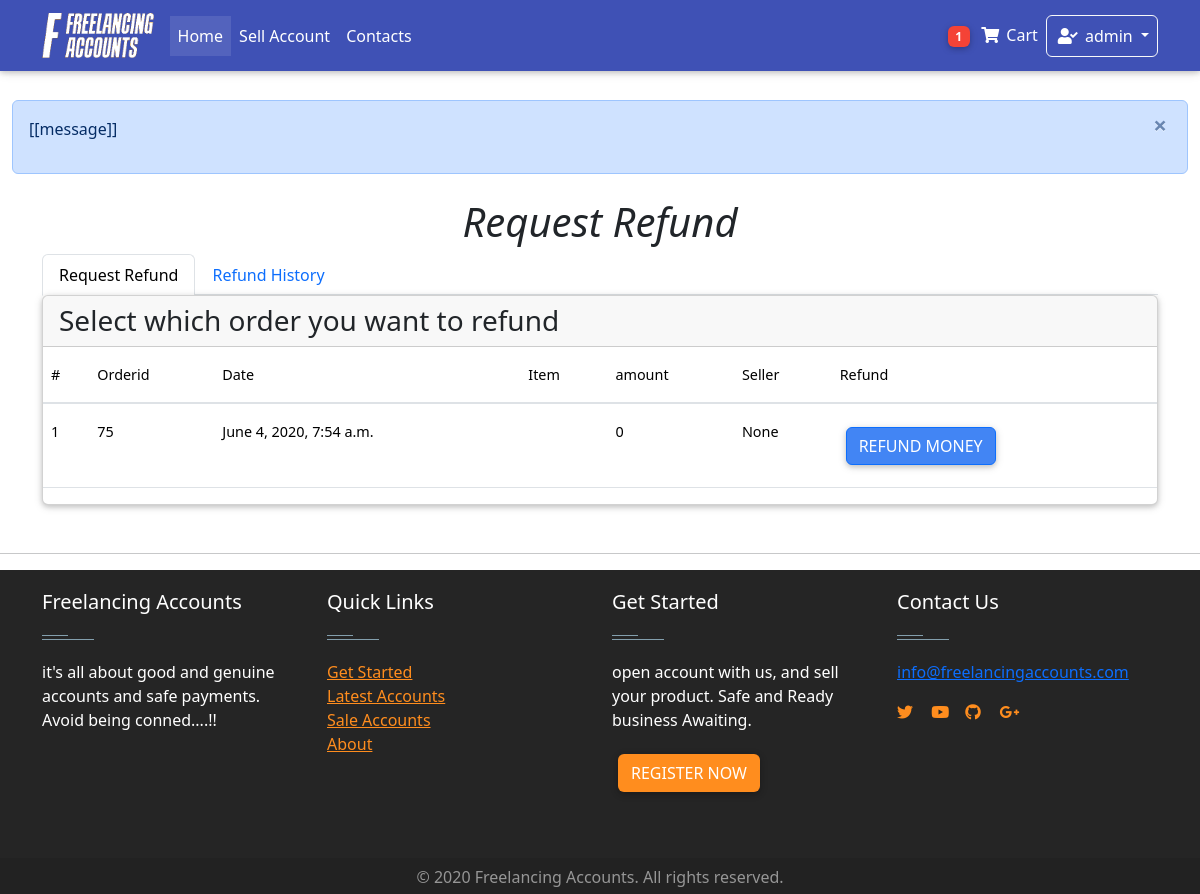
The page /dashboard/refund/ (signed in) on the database as committed earlier.
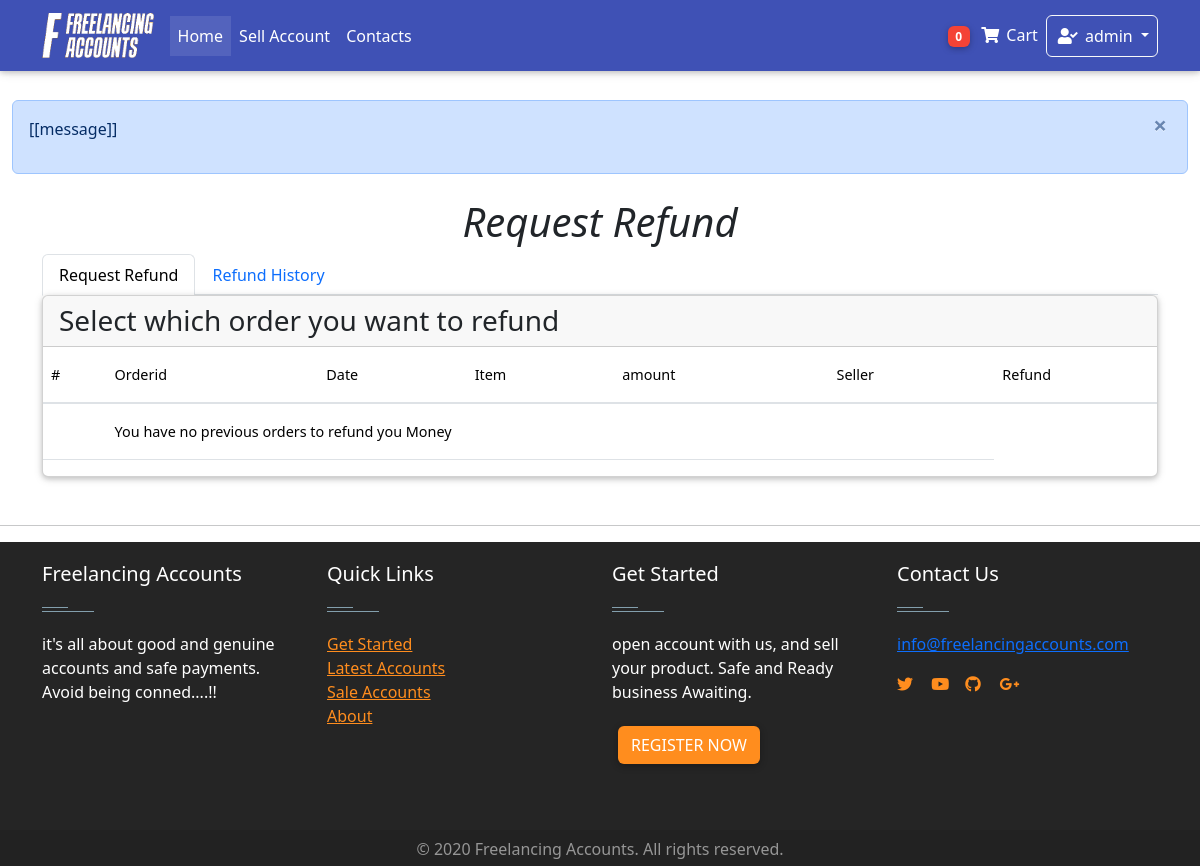
The same page on the database as committed later.
### Home/models.py (models this page shows, shortened)
class Order(models.Model):
    user = models.ForeignKey(settings.AUTH_USER_MODEL,on_delete = models.CASCADE)
    items = models.ManyToManyField(OrderItem)
    start_date = models.DateField(auto_now_add = True)
    ordered_date = models.DateTimeField()
    ordered = models.BooleanField(default = False)
    seller = models.ForeignKey(settings.AUTH_USER_MODEL,on_delete = models.CASCADE, related_name="user", blank=True, null = True)
    amount = models.IntegerField(default=0.0)
    released = models.BooleanField(default=False)
    refund = models.BooleanField(default=False)
    billing_address = models.ForeignKey(
        "BillingAddress", on_delete = models.SET_NULL, blank = True, null = True)

### dashboard/views.py (the view)
# urls.py: path("refund/", views.RefundView.as_view(), name = "refund"),
class RefundView(generic.ListView):
    model = Order
    template_name = "dashboard/refund.html"
    def get_queryset(self):
        queryset =  super(RefundView, self).get_queryset()
        queryset = queryset.filter(user = self.request.user, ordered= True, refund=False, released =False)
        return queryset
    def get_context_data(self, **kwargs):
        context = super(RefundView, self).get_context_data(**kwargs)
        refund = Refund.objects.filter(user = self.request.user).order_by("-date")
        context["refund"] = refund
        return context

### Home/templatetags/cart_template_tags.py (called while the page is built)
@register.filter
def cart_item_count(user):
    if user.is_authenticated:
        qs = Order.objects.filter(user = user, ordered = False)
        if qs.exists():
            return qs[0].items.count()
    return 0

@register.filter
def account_cash(user):
    if user.is_authenticated:
        qs = AccountsModel.objects.get(user= user)
        amount= qs.amount
        return amount

### Home/templatetags/login_tag.py (called while the page is built)
@register.inclusion_tag('logins/login_form.html')
def login_form_tag(current_page=None):
    return {'loginform': LoginForm(),
            'redirect_to': current_page}

### Home/templates/dashboard/refund.html (shortened to what this page needs)
<!DOCTYPE html>
{% extends 'base.html'%}
{% block content%}
<Main class="container">
    <h1 class="text-center "> <i> Request Refund </i></h1>
  <ul class="nav nav-tabs md-tabs " id="myTabMD" role="tablist">
    <li class="nav-item">
      <a class="nav-link active" id="home-tab-md" data-toggle="tab" href="#home-md" role="tab" aria-controls="home-md"
        aria-selected="true">Request Refund</a>
    </li>
    <li class="nav-item">
      <a class="nav-link" id="profile-tab-md" data-toggle="tab" href="#profile-md" role="tab" aria-controls="profile-md"
        aria-selected="false">  Refund History  </a>
    </li>
  </ul>
  <div class="tab-content " id="myTabContentMD">
    <div class="tab-pane fade show active" id="home-md" role="tabpanel" aria-labelledby="home-tab-md">
      <div class="card">
        <h3 class="card-header"> Select which order you want to refund</h3>
        <div class="table-responsive  text-nowrap">
            <table class="table table-hover ">
              <thead>
                <tr>
                  <th>#</th>
                  <th>Orderid</th>
                  <th>Date</th>
                  <th>Item</th>
                  <th>amount</th>
                  <th>Seller</th>
                  <th>Refund</th>
                </tr>
              </thead>
              <tbody>
               {% for object in object_list%}
                <tr style="height:min-content">
                  <th scope="row">{{forloop.counter}}</th>
                  <td>{{ object.id }}</td>
                  <td>{{ object.ordered_date }}</td>
                  <td>
                  </td>
                  <td>{{ object.amount }}</td>
                  <td>{{ object.seller }}</td>
                  <td>
                    <button id="btn"  class="btn btn-primary" onclick="refund(this);" data-toggle="modal" data-target="#modalRegisterForm">Refund Money</button>
                  </td>
                </tr>
                {% empty %}
                <tr>
                  <th scope="row"></th>
                  <td colspan="5"> You have no previous orders to refund you Money </td>
                </tr>
                {% endfor %}
              </tbody>
            </table>
          </div>
    </div>
    </div>
  </div>
</Main>
<hr class="mt-5">
{% endblock %}

### Home/templates/nav.html (shortened to what this page needs)
{% load cart_template_tags %}
{% load static %}
{% load notifications_tags %}
    <nav class="navbar fixed-top navbar-expand-lg  navbar-dark indigo mb-5">
        <div class = 'container' >
            <a class="navbar-brand" href="/home/">
              <img src="{% static 'whitelogo.png' %}" height="45px" alt="">
            </a>
            <div class="collapse navbar-collapse" id="navbarSupportedContent">
              <ul class="navbar-nav mr-auto">
                <li class="nav-item active">
                  <a class="nav-link" href="/home/"> Home <span class="sr-only">(current)</span></a>
                </li>
                <li class="nav-item">
                  <a class = "nav-link" href="/sell-account/" >
                    Sell Account
                  </a>
                </li>
                <li class="nav-item">
                  <a class = "nav-link" href="/" >
                    Contacts
                  </a>
                </li>
              </ul>
            </div>
            <ul class="navbar-nav nav-flex-icons mx-right">
              {%  if request.user.is_authenticated  %}
                <li class="nav-item">
                  <a class="nav-link waves-effect " href = "{% url "Home:order-summary" %}">
                    <span class="badge red z-depth-1 badge-pill mr-1"> {{ request.user|cart_item_count }}</span>
                    <i class="fas fa-shopping-cart"></i>
                    <span class="clearfix d-none d-sm-inline-block"> Cart </span>
                  </a>
                  <li class="nav-item dropdown">
                    <a class="nav-link dropdown-toggle border border-light rounded waves-effect  waves-light" href="#" id="navbarDropdownMenuLink" role="button" data-toggle="dropdown" aria-haspopup="true" aria-expanded="false">
                      <i class="fas fa-user-check"></i>  {{request.user}}
                    </a>
                  </li>
                  {% endif %}
                </ul>
          </div>
        </nav>

Rows that differ between the two databases and show on the page:
removed Order: id "75", ordered_date "June 4, 2020, 7:54 a.m.", amount "0", seller "None"
Other text that changed with them:
{{ request.user|cart_item_count }}: "1" → "0"
text now shown: "You have no previous orders to refund you Money"
